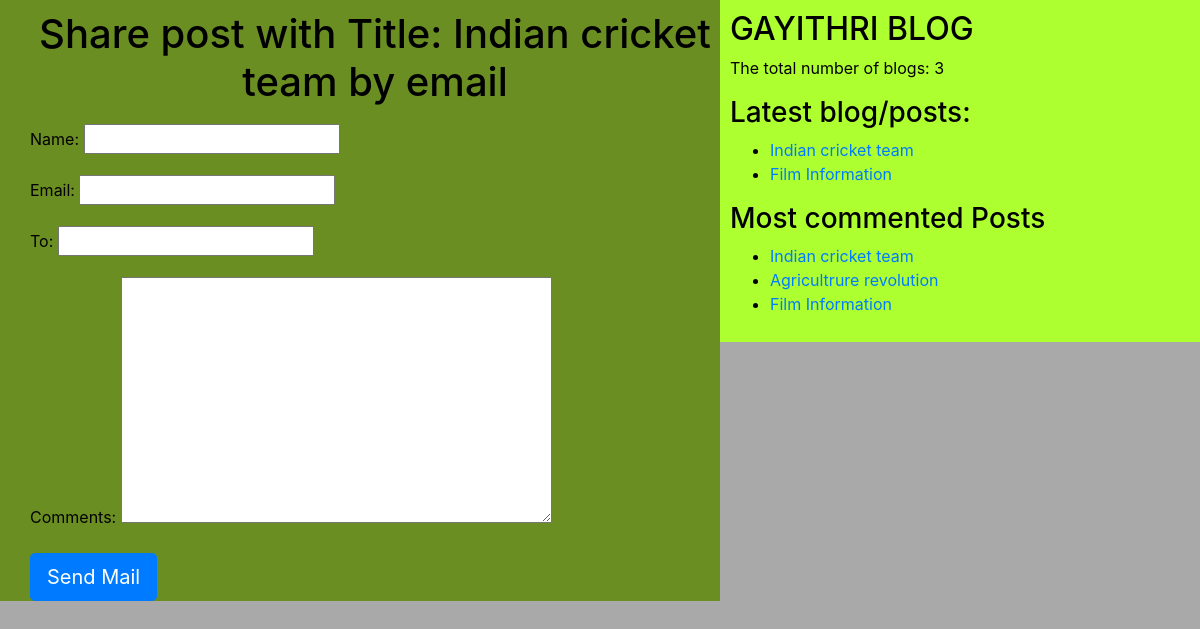
/1/share/, run on the app's committed database.
### blogapp/models.py (models this page shows, shortened)
class Post(models.Model):
	STATUS_CHOICES = (('draft', 'Draft'), ('published', 'Published'))
	title = models.CharField(max_length=50)
	slug = models.SlugField(max_length=50,unique_for_date='publish')
	author = models.ForeignKey(User, related_name='blog_posts', on_delete = models.CASCADE)
	body = models.TextField()
	publish = models.DateTimeField(default = timezone.now)
	created = models.DateTimeField(auto_now_add=True)
	updated = models.DateTimeField(auto_now=True)
	status = models.CharField(max_length=50, choices=STATUS_CHOICES, default='draft')
	objects = CustomManager()
	tags = TaggableManager()
	class Meta:
		ordering = ('-publish',)
	def get_absolute_url(self):
		return reverse('post_detail',args=[self.publish.year, self.publish.strftime('%m'), self.publish.strftime('%d'),self.slug])

### blogapp/views.py (the view)
# urls.py: re_path(r'^(?P<id>\d+)/share/$',views.mail_send_view),
def mail_send_view(request,id):
	post = get_object_or_404(Post, id=id, status='published')
	sent = False
	if request.method == 'POST':
		form = EmailSendForm(request.POST)
		if form.is_valid():
			cd = form.cleaned_data
			subject = '{} ({}) recommends you to read"{}"'.format(cd['name'], cd['email'],post.title)
			post_url = request.build_absolute_uri(post.get_absolute_url())
			message = 'Read the post at :\n {} \n\n {}\'s comments:\n{}'.format(post_url,cd['name'],cd['comments'])
			send_mail(subject, message, 'gayithrihh206@gmail.com', [cd['to']])
			sent = True
	else:
	    form = EmailSendForm()
	my_dict = {'form':form, 'post':post, 'sent':sent}
	return render(request=request, template_name='blogapp/sharebymail.html',context=my_dict)

### blogapp/forms.py
class EmailSendForm(forms.Form):
	name = forms.CharField()
	email = forms.EmailField()
	to = forms.CharField()
	comments = forms.CharField(required=False, widget=forms.Textarea)

### blogapp/models.py (called while the page is built)
	def get_queryset(self):
		return super().get_queryset().filter(status='published')

### blogapp/templatetags/blog_tags.py (called while the page is built)
@register.simple_tag(name='my_tag')
def total_posts():
	return Post.objects.count()

@register.inclusion_tag('blogapp/latest_posts.html')
def show_latest_posts():
	latest_posts = Post.objects.order_by('-publish')[:2]
	return {'latest_posts':latest_posts}

@register.simple_tag()
def get_most_commented_posts(count=3):
	return Post.objects.annotate(total_comments=Count('comments')).order_by('total_comments')[:count]

### templates/blogapp/sharebymail.html (shortened to what this page needs)
{% extends "blogapp/base.html" %}
{% block content_block %}
   {% if sent %}
   <h1> Email sent successfully </h1>
   <h2>Post with title: {{ post.title }} shared by email</h2>
   {% else %}
   <h1>
      Share post with Title: {{ post.title }} by email
   </h1>
   <form method="POST">
      {{ form.as_p }}
      <input type="submit" name="" class="btn btn-primary btn-lg" value="Send Mail">
   </form>
   {% endif %}
{% endblock content_block %}

### templates/blogapp/base.html (shortened to what this page needs)
<!DOCTYPE html>
{% load static %}
{% load blog_tags %}
<html lang="en" dir="ltr">
<head>
	<link rel="stylesheet" href="https://maxcdn.bootstrapcdn.com/bootstrap/4.0.0/css/bootstrap.min.css">
	<link rel="stylesheet" type="text/css" href= "{% static "blogapp/css/blogapp.css" %}">
</head>
<body>
	<div class="content">
		{% block content_block %}
		{% endblock content_block %}
	</div>
	<div class="sidebar">
		<h2> GAYITHRI BLOG </h2>
		<p> The total number of blogs: <span id='pcount'> {% my_tag %}	</span></p>
		<h3> Latest blog/posts: </h3> {% show_latest_posts %}
		<h3>Most commented Posts </h3>
		{% get_most_commented_posts as m_c_p %}
		<ul>
			{% for post in m_c_p  %}
			 <li> <a href="{{ post.get_absolute_url }}"> {{ post.title }}</a></li>
			{% endfor %}
		</ul>
	</div>
</body>
</html>

### templates/blogapp/latest_posts.html
<ul>
	{% for post in latest_posts  %}
	 <li><a href="{{ post.get_absolute_url }}">{{ post.title }}</a></li>
	{% endfor %}
</ul>

### statics/blogapp/css/blogapp.css (style rules this page uses)
.content { width: 60%; float: left; padding: 10px 0 0 30px; background: olivedrab; height: 100%; }
.sidebar { width: 40%; float: right; padding: 10px; background: greenyellow; height: 100%; }
h1 { text-align: center; border: 1px pink; padding-bottom: 10px; }
body { color: black; background: darkgrey; }

### data on the page
Post: title "Indian cricket team"
Post: title "Film Information"
Post: title "Agricultrure revolution"
